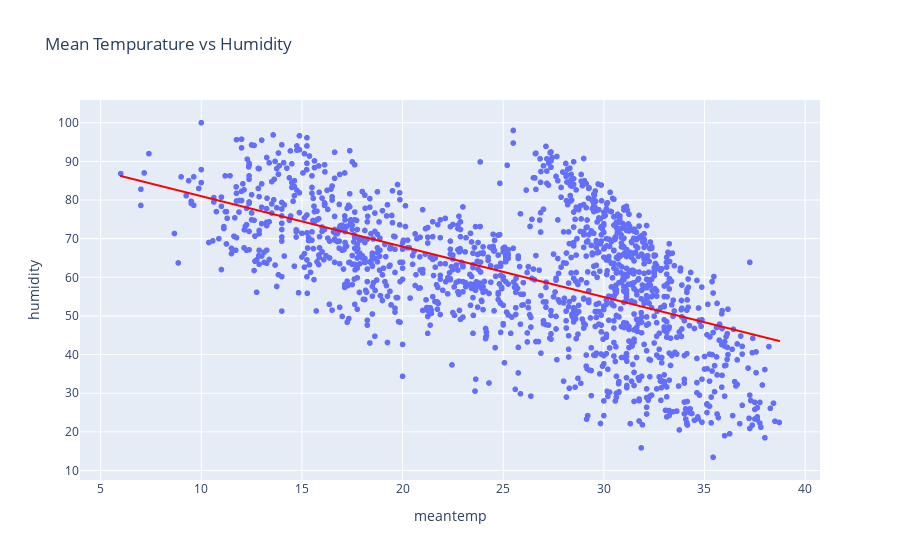

This figure's notebook cell:
### Code cell
# make a scatter plot between meantemp and humidity
fig = px.scatter(df, x='meantemp', y='humidity', title='Mean Tempurature vs Humidity',
                 trendline='ols', trendline_color_override='red') 
fig.show()

### Figure 1 — Plotly figure (JSON) as saved in the notebook; plotly's stock layout.template omitted (floating-point values rounded to 4 significant figures; data arrays with more than 128 entries replaced by an {"elided": "..."} marker saying what was removed)
{"data": [{"hovertemplate": "meantemp=%{x}<br>humidity=%{y}<extra></extra>", "legendgroup": "", "marker": {"color": "#636efa", "symbol": "circle"}, "mode": "markers", "name": "", "showlegend": false, "type": "scattergl", "x": {"elided": "1462 float values"}, "xaxis": "x", "y": {"elided": "1462 float values"}, "yaxis": "y"}, {"hovertemplate": "<b>OLS trendline</b><br>humidity = -1.30529 * meantemp + 94.0508<br>R<sup>2</sup>=0.327128<br><br>meantemp=%{x}<br>humidity=%{y} <b>(trend)</b><extra></extra>", "legendgroup": "", "line": {"color": "red"}, "marker": {"color": "#636efa", "symbol": "circle"}, "mode": "lines", "name": "", "showlegend": false, "type": "scattergl", "x": {"elided": "1462 float values"}, "xaxis": "x", "y": {"elided": "1462 float values"}, "yaxis": "y"}], "layout": {"legend": {"tracegroupgap": 0}, "title": {"text": "Mean Tempurature vs Humidity"}, "xaxis": {"anchor": "y", "domain": [0, 1], "title": {"text": "meantemp"}}, "yaxis": {"anchor": "x", "domain": [0, 1], "title": {"text": "humidity"}}}}
